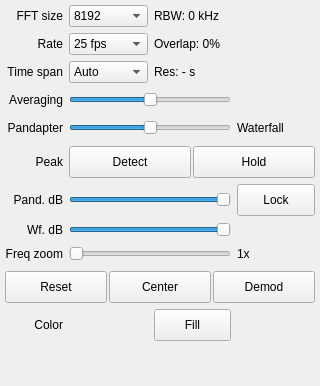
<?xml version="1.0" encoding="UTF-8"?>
<ui version="4.0">
 <class>DockFft</class>
 <widget class="QDockWidget" name="DockFft">
  <property name="geometry">
   <rect>
    <x>0</x>
    <y>0</y>
    <width>320</width>
    <height>386</height>
   </rect>
  </property>
  <property name="sizePolicy">
   <sizepolicy hsizetype="MinimumExpanding" vsizetype="Preferred">
    <horstretch>0</horstretch>
    <verstretch>0</verstretch>
   </sizepolicy>
  </property>
  <property name="minimumSize">
   <size>
    <width>200</width>
    <height>200</height>
   </size>
  </property>
  <property name="maximumSize">
   <size>
    <width>524287</width>
    <height>524287</height>
   </size>
  </property>
  <property name="windowIcon">
   <iconset resource="../icons.qrc">
    <normaloff>:/icons/icons/signal.svg</normaloff>:/icons/icons/signal.svg</iconset>
  </property>
  <property name="toolTip">
   <string>FFT performance and display settings</string>
  </property>
  <property name="allowedAreas">
   <set>Qt::LeftDockWidgetArea|Qt::RightDockWidgetArea</set>
  </property>
  <property name="windowTitle">
   <string>FFT Settings</string>
  </property>
  <widget class="QWidget" name="dockWidgetContents">
   <layout class="QVBoxLayout" name="verticalLayout_2">
    <property name="leftMargin">
     <number>5</number>
    </property>
    <property name="topMargin">
     <number>5</number>
    </property>
    <property name="rightMargin">
     <number>5</number>
    </property>
    <property name="bottomMargin">
     <number>5</number>
    </property>
    <item>
     <widget class="QScrollArea" name="scrollArea">
      <property name="sizePolicy">
       <sizepolicy hsizetype="Preferred" vsizetype="Preferred">
        <horstretch>0</horstretch>
        <verstretch>0</verstretch>
       </sizepolicy>
      </property>
      <property name="frameShape">
       <enum>QFrame::NoFrame</enum>
      </property>
      <property name="frameShadow">
       <enum>QFrame::Sunken</enum>
      </property>
      <property name="horizontalScrollBarPolicy">
       <enum>Qt::ScrollBarAsNeeded</enum>
      </property>
      <property name="sizeAdjustPolicy">
       <enum>QAbstractScrollArea::AdjustToContentsOnFirstShow</enum>
      </property>
      <property name="widgetResizable">
       <bool>true</bool>
      </property>
      <widget class="QWidget" name="scrollAreaWidgetContents">
       <property name="geometry">
        <rect>
         <x>0</x>
         <y>0</y>
         <width>294</width>
         <height>376</height>
        </rect>
       </property>
       <layout class="QVBoxLayout" name="verticalLayout">
        <property name="spacing">
         <number>0</number>
        </property>
        <property name="leftMargin">
         <number>0</number>
        </property>
        <property name="topMargin">
         <number>0</number>
        </property>
        <property name="rightMargin">
         <number>0</number>
        </property>
        <property name="bottomMargin">
         <number>0</number>
        </property>
        <item>
         <layout class="QGridLayout" name="gridLayout">
          <property name="sizeConstraint">
           <enum>QLayout::SetDefaultConstraint</enum>
          </property>
          <property name="leftMargin">
           <number>0</number>
          </property>
          <property name="topMargin">
           <number>0</number>
          </property>
          <property name="rightMargin">
           <number>0</number>
          </property>
          <property name="bottomMargin">
           <number>0</number>
          </property>
          <property name="spacing">
           <number>6</number>
          </property>
          <item row="6" column="1" colspan="2">
           <widget class="ctkRangeSlider" name="pandRangeSlider">
            <property name="sizePolicy">
             <sizepolicy hsizetype="Expanding" vsizetype="Fixed">
              <horstretch>0</horstretch>
              <verstretch>0</verstretch>
             </sizepolicy>
            </property>
            <property name="minimumSize">
             <size>
              <width>0</width>
              <height>0</height>
             </size>
            </property>
            <property name="toolTip">
             <string>Set pandapter dB range</string>
            </property>
            <property name="statusTip">
             <string>Set pandapter dB range</string>
            </property>
            <property name="minimum">
             <number>-160</number>
            </property>
            <property name="maximum">
             <number>0</number>
            </property>
            <property name="orientation">
             <enum>Qt::Horizontal</enum>
            </property>
           </widget>
          </item>
          <item row="8" column="3" rowspan="2">
           <widget class="QLabel" name="zoomLevelLabel">
            <property name="sizePolicy">
             <sizepolicy hsizetype="MinimumExpanding" vsizetype="Preferred">
              <horstretch>0</horstretch>
              <verstretch>0</verstretch>
             </sizepolicy>
            </property>
            <property name="toolTip">
             <string>Current zoom level on the frequency axis</string>
            </property>
            <property name="statusTip">
             <string>Current zoom level on the frequency axis</string>
            </property>
            <property name="text">
             <string>1x</string>
            </property>
            <property name="alignment">
             <set>Qt::AlignLeading|Qt::AlignLeft|Qt::AlignVCenter</set>
            </property>
           </widget>
          </item>
          <item row="5" column="1" colspan="3">
           <layout class="QHBoxLayout" name="horizontalLayout_2" stretch="0,0">
            <property name="spacing">
             <number>2</number>
            </property>
            <property name="sizeConstraint">
             <enum>QLayout::SetDefaultConstraint</enum>
            </property>
            <property name="topMargin">
             <number>1</number>
            </property>
            <property name="bottomMargin">
             <number>0</number>
            </property>
            <item>
             <widget class="QPushButton" name="peakDetectionButton">
              <property name="sizePolicy">
               <sizepolicy hsizetype="MinimumExpanding" vsizetype="Preferred">
                <horstretch>0</horstretch>
                <verstretch>0</verstretch>
               </sizepolicy>
              </property>
              <property name="minimumSize">
               <size>
                <width>50</width>
                <height>32</height>
               </size>
              </property>
              <property name="maximumSize">
               <size>
                <width>16777215</width>
                <height>16777215</height>
               </size>
              </property>
              <property name="toolTip">
               <string>Enable peak detection in FFT</string>
              </property>
              <property name="text">
               <string>Detect</string>
              </property>
              <property name="checkable">
               <bool>true</bool>
              </property>
             </widget>
            </item>
            <item>
             <widget class="QPushButton" name="peakHoldButton">
              <property name="sizePolicy">
               <sizepolicy hsizetype="MinimumExpanding" vsizetype="Preferred">
                <horstretch>0</horstretch>
                <verstretch>0</verstretch>
               </sizepolicy>
              </property>
              <property name="minimumSize">
               <size>
                <width>50</width>
                <height>32</height>
               </size>
              </property>
              <property name="maximumSize">
               <size>
                <width>16777215</width>
                <height>16777215</height>
               </size>
              </property>
              <property name="toolTip">
               <string>Toggle peak hold in FFT</string>
              </property>
              <property name="text">
               <string>Hold</string>
              </property>
              <property name="checkable">
               <bool>true</bool>
              </property>
             </widget>
            </item>
           </layout>
          </item>
          <item row="0" column="0">
           <widget class="QLabel" name="fftSizeLabel">
            <property name="text">
             <string>FFT size</string>
            </property>
            <property name="alignment">
             <set>Qt::AlignRight|Qt::AlignTrailing|Qt::AlignVCenter</set>
            </property>
           </widget>
          </item>
          <item row="4" column="3">
           <widget class="QLabel" name="wfLabel">
            <property name="sizePolicy">
             <sizepolicy hsizetype="MinimumExpanding" vsizetype="Preferred">
              <horstretch>0</horstretch>
              <verstretch>0</verstretch>
             </sizepolicy>
            </property>
            <property name="text">
             <string>Waterfall</string>
            </property>
            <property name="alignment">
             <set>Qt::AlignLeading|Qt::AlignLeft|Qt::AlignVCenter</set>
            </property>
           </widget>
          </item>
          <item row="8" column="1" rowspan="2" colspan="2">
           <widget class="QSlider" name="fftZoomSlider">
            <property name="sizePolicy">
             <sizepolicy hsizetype="MinimumExpanding" vsizetype="Preferred">
              <horstretch>0</horstretch>
              <verstretch>0</verstretch>
             </sizepolicy>
            </property>
            <property name="minimumSize">
             <size>
              <width>0</width>
              <height>22</height>
             </size>
            </property>
            <property name="toolTip">
             <string>Set zoom level on the frequency axis</string>
            </property>
            <property name="statusTip">
             <string>Set zoom level on the frequency axis</string>
            </property>
            <property name="minimum">
             <number>1</number>
            </property>
            <property name="maximum">
             <number>50</number>
            </property>
            <property name="pageStep">
             <number>5</number>
            </property>
            <property name="orientation">
             <enum>Qt::Horizontal</enum>
            </property>
            <property name="invertedAppearance">
             <bool>false</bool>
            </property>
            <property name="invertedControls">
             <bool>false</bool>
            </property>
            <property name="tickPosition">
             <enum>QSlider::NoTicks</enum>
            </property>
           </widget>
          </item>
          <item row="2" column="2" colspan="2">
           <widget class="QLabel" name="wfResLabel">
            <property name="toolTip">
             <string>Waterfall time resolution.</string>
            </property>
            <property name="statusTip">
             <string/>
            </property>
            <property name="text">
             <string>Res: - s</string>
            </property>
           </widget>
          </item>
          <item row="8" column="0" rowspan="2">
           <widget class="QLabel" name="zoomLAbel">
            <property name="toolTip">
             <string>Set zoom level on the frequency axis</string>
            </property>
            <property name="statusTip">
             <string>Set zoom level on the frequency axis</string>
            </property>
            <property name="text">
             <string>Freq zoom</string>
            </property>
            <property name="alignment">
             <set>Qt::AlignRight|Qt::AlignTrailing|Qt::AlignVCenter</set>
            </property>
           </widget>
          </item>
          <item row="3" column="1" colspan="2">
           <widget class="QSlider" name="fftAvgSlider">
            <property name="sizePolicy">
             <sizepolicy hsizetype="MinimumExpanding" vsizetype="Preferred">
              <horstretch>0</horstretch>
              <verstretch>0</verstretch>
             </sizepolicy>
            </property>
            <property name="minimumSize">
             <size>
              <width>0</width>
              <height>22</height>
             </size>
            </property>
            <property name="toolTip">
             <string>FFT averaging gain</string>
            </property>
            <property name="maximum">
             <number>100</number>
            </property>
            <property name="value">
             <number>50</number>
            </property>
            <property name="orientation">
             <enum>Qt::Horizontal</enum>
            </property>
            <property name="invertedAppearance">
             <bool>false</bool>
            </property>
            <property name="invertedControls">
             <bool>false</bool>
            </property>
           </widget>
          </item>
          <item row="11" column="0">
           <widget class="QLabel" name="colorLabel">
            <property name="toolTip">
             <string>Color for the FFT plot</string>
            </property>
            <property name="text">
             <string>Color</string>
            </property>
            <property name="alignment">
             <set>Qt::AlignRight|Qt::AlignTrailing|Qt::AlignVCenter</set>
            </property>
           </widget>
          </item>
          <item row="11" column="1">
           <widget class="QtColorPicker" name="colorPicker">
            <property name="sizePolicy">
             <sizepolicy hsizetype="MinimumExpanding" vsizetype="Preferred">
              <horstretch>0</horstretch>
              <verstretch>0</verstretch>
             </sizepolicy>
            </property>
            <property name="minimumSize">
             <size>
              <width>50</width>
              <height>32</height>
             </size>
            </property>
            <property name="toolTip">
             <string>Click to select color for the FFT plot</string>
            </property>
            <property name="statusTip">
             <string>Click to select color for the FFT plot</string>
            </property>
            <property name="text">
             <string/>
            </property>
            <property name="flat">
             <bool>true</bool>
            </property>
           </widget>
          </item>
          <item row="0" column="1">
           <widget class="QComboBox" name="fftSizeComboBox">
            <property name="enabled">
             <bool>true</bool>
            </property>
            <property name="sizePolicy">
             <sizepolicy hsizetype="MinimumExpanding" vsizetype="Preferred">
              <horstretch>0</horstretch>
              <verstretch>0</verstretch>
             </sizepolicy>
            </property>
            <property name="minimumSize">
             <size>
              <width>0</width>
              <height>0</height>
             </size>
            </property>
            <property name="toolTip">
             <string>&lt;html&gt;Number of FFT points to calculate. Higher values will require more CPU time. This will not influence the number of points on the display since that parameter is adjusted automatically according to the display size.
&lt;/html&gt;</string>
            </property>
            <property name="editable">
             <bool>false</bool>
            </property>
            <property name="currentIndex">
             <number>7</number>
            </property>
            <property name="maxVisibleItems">
             <number>15</number>
            </property>
            <property name="insertPolicy">
             <enum>QComboBox::InsertAlphabetically</enum>
            </property>
            <item>
             <property name="text">
              <string>1048576</string>
             </property>
            </item>
            <item>
             <property name="text">
              <string>524288</string>
             </property>
            </item>
            <item>
             <property name="text">
              <string>262144</string>
             </property>
            </item>
            <item>
             <property name="text">
              <string>131072</string>
             </property>
            </item>
            <item>
             <property name="text">
              <string>65536</string>
             </property>
            </item>
            <item>
             <property name="text">
              <string>32768</string>
             </property>
            </item>
            <item>
             <property name="text">
              <string>16384</string>
             </property>
            </item>
            <item>
             <property name="text">
              <string>8192</string>
             </property>
            </item>
            <item>
             <property name="text">
              <string>4096</string>
             </property>
            </item>
            <item>
             <property name="text">
              <string>3840</string>
             </property>
            </item>
            <item>
             <property name="text">
              <string>2048</string>
             </property>
            </item>
            <item>
             <property name="text">
              <string>1024</string>
             </property>
            </item>
            <item>
             <property name="text">
              <string>768</string>
             </property>
            </item>
            <item>
             <property name="text">
              <string>512</string>
             </property>
            </item>
           </widget>
          </item>
          <item row="6" column="0">
           <widget class="QLabel" name="pandRangeLabel">
            <property name="toolTip">
             <string>Set pandapter dB range</string>
            </property>
            <property name="statusTip">
             <string>Set pandapter dB range</string>
            </property>
            <property name="text">
             <string>Pand. dB</string>
            </property>
            <property name="alignment">
             <set>Qt::AlignRight|Qt::AlignTrailing|Qt::AlignVCenter</set>
            </property>
           </widget>
          </item>
          <item row="4" column="0">
           <widget class="QLabel" name="pandLabel">
            <property name="sizePolicy">
             <sizepolicy hsizetype="Preferred" vsizetype="Preferred">
              <horstretch>0</horstretch>
              <verstretch>0</verstretch>
             </sizepolicy>
            </property>
            <property name="text">
             <string>Pandapter</string>
            </property>
            <property name="alignment">
             <set>Qt::AlignRight|Qt::AlignTrailing|Qt::AlignVCenter</set>
            </property>
           </widget>
          </item>
          <item row="3" column="0">
           <widget class="QLabel" name="fftAvgLabel">
            <property name="sizePolicy">
             <sizepolicy hsizetype="Preferred" vsizetype="Preferred">
              <horstretch>0</horstretch>
              <verstretch>0</verstretch>
             </sizepolicy>
            </property>
            <property name="toolTip">
             <string>FFT averaging gain</string>
            </property>
            <property name="text">
             <string>Averaging</string>
            </property>
            <property name="alignment">
             <set>Qt::AlignRight|Qt::AlignTrailing|Qt::AlignVCenter</set>
            </property>
           </widget>
          </item>
          <item row="1" column="2" colspan="2">
           <widget class="QLabel" name="fftOvrLabel">
            <property name="toolTip">
             <string>FFT buffer overlap between two consecutive FFT calculations.</string>
            </property>
            <property name="text">
             <string>Overlap: 0%</string>
            </property>
            <property name="margin">
             <number>0</number>
            </property>
           </widget>
          </item>
          <item row="7" column="0">
           <widget class="QLabel" name="wfRangeLabel">
            <property name="toolTip">
             <string>Set waterfall dB range</string>
            </property>
            <property name="statusTip">
             <string>Set waterfall dB range</string>
            </property>
            <property name="text">
             <string>Wf. dB</string>
            </property>
            <property name="alignment">
             <set>Qt::AlignRight|Qt::AlignTrailing|Qt::AlignVCenter</set>
            </property>
           </widget>
          </item>
          <item row="2" column="1">
           <widget class="QComboBox" name="wfSpanComboBox">
            <property name="sizePolicy">
             <sizepolicy hsizetype="MinimumExpanding" vsizetype="Preferred">
              <horstretch>0</horstretch>
              <verstretch>0</verstretch>
             </sizepolicy>
            </property>
            <property name="toolTip">
             <string>The vertical time span on the waterfall.</string>
            </property>
            <item>
             <property name="text">
              <string>Auto</string>
             </property>
            </item>
            <item>
             <property name="text">
              <string>5 min</string>
             </property>
            </item>
            <item>
             <property name="text">
              <string>10 min</string>
             </property>
            </item>
            <item>
             <property name="text">
              <string>15 min</string>
             </property>
            </item>
            <item>
             <property name="text">
              <string>20 min</string>
             </property>
            </item>
            <item>
             <property name="text">
              <string>30 min</string>
             </property>
            </item>
            <item>
             <property name="text">
              <string>1 hour</string>
             </property>
            </item>
            <item>
             <property name="text">
              <string>2 hours</string>
             </property>
            </item>
            <item>
             <property name="text">
              <string>5 hours</string>
             </property>
            </item>
            <item>
             <property name="text">
              <string>10 hours</string>
             </property>
            </item>
            <item>
             <property name="text">
              <string>16 hours</string>
             </property>
            </item>
            <item>
             <property name="text">
              <string>24 hours</string>
             </property>
            </item>
            <item>
             <property name="text">
              <string>48 hours</string>
             </property>
            </item>
           </widget>
          </item>
          <item row="1" column="1">
           <widget class="QComboBox" name="fftRateComboBox">
            <property name="sizePolicy">
             <sizepolicy hsizetype="MinimumExpanding" vsizetype="Preferred">
              <horstretch>0</horstretch>
              <verstretch>0</verstretch>
             </sizepolicy>
            </property>
            <property name="minimumSize">
             <size>
              <width>0</width>
              <height>0</height>
             </size>
            </property>
            <property name="toolTip">
             <string>FFT refresh rate</string>
            </property>
            <property name="currentIndex">
             <number>3</number>
            </property>
            <item>
             <property name="text">
              <string>60 fps</string>
             </property>
            </item>
            <item>
             <property name="text">
              <string>50 fps</string>
             </property>
            </item>
            <item>
             <property name="text">
              <string>30 fps</string>
             </property>
            </item>
            <item>
             <property name="text">
              <string>25 fps</string>
             </property>
            </item>
            <item>
             <property name="text">
              <string>20 fps</string>
             </property>
            </item>
            <item>
             <property name="text">
              <string>17 fps</string>
             </property>
            </item>
            <item>
             <property name="text">
              <string>15 fps</string>
             </property>
            </item>
            <item>
             <property name="text">
              <string>10 fps</string>
             </property>
            </item>
            <item>
             <property name="text">
              <string>5 fps</string>
             </property>
            </item>
            <item>
             <property name="text">
              <string>1 fps</string>
             </property>
            </item>
            <item>
             <property name="text">
              <string>0 fps</string>
             </property>
            </item>
           </widget>
          </item>
          <item row="2" column="0">
           <widget class="QLabel" name="label">
            <property name="toolTip">
             <string>The vertical time span on the waterfall.</string>
            </property>
            <property name="statusTip">
             <string/>
            </property>
            <property name="text">
             <string>Time span</string>
            </property>
            <property name="alignment">
             <set>Qt::AlignRight|Qt::AlignTrailing|Qt::AlignVCenter</set>
            </property>
           </widget>
          </item>
          <item row="10" column="0" colspan="4">
           <layout class="QHBoxLayout" name="horizontalLayout" stretch="0,0,0">
            <property name="spacing">
             <number>2</number>
            </property>
            <item>
             <widget class="QPushButton" name="resetButton">
              <property name="sizePolicy">
               <sizepolicy hsizetype="MinimumExpanding" vsizetype="Preferred">
                <horstretch>0</horstretch>
                <verstretch>0</verstretch>
               </sizepolicy>
              </property>
              <property name="minimumSize">
               <size>
                <width>50</width>
                <height>32</height>
               </size>
              </property>
              <property name="maximumSize">
               <size>
                <width>16777215</width>
                <height>16777215</height>
               </size>
              </property>
              <property name="toolTip">
               <string>Reset zoom level to 1x</string>
              </property>
              <property name="text">
               <string>Reset</string>
              </property>
             </widget>
            </item>
            <item>
             <widget class="QPushButton" name="centerButton">
              <property name="sizePolicy">
               <sizepolicy hsizetype="MinimumExpanding" vsizetype="Preferred">
                <horstretch>0</horstretch>
                <verstretch>0</verstretch>
               </sizepolicy>
              </property>
              <property name="minimumSize">
               <size>
                <width>50</width>
                <height>32</height>
               </size>
              </property>
              <property name="maximumSize">
               <size>
                <width>16777215</width>
                <height>16777215</height>
               </size>
              </property>
              <property name="toolTip">
               <string>Center FFT around original center frequency</string>
              </property>
              <property name="text">
               <string>Center</string>
              </property>
             </widget>
            </item>
            <item>
             <widget class="QPushButton" name="demodButton">
              <property name="sizePolicy">
               <sizepolicy hsizetype="MinimumExpanding" vsizetype="Preferred">
                <horstretch>0</horstretch>
                <verstretch>0</verstretch>
               </sizepolicy>
              </property>
              <property name="minimumSize">
               <size>
                <width>50</width>
                <height>32</height>
               </size>
              </property>
              <property name="maximumSize">
               <size>
                <width>16777215</width>
                <height>16777215</height>
               </size>
              </property>
              <property name="toolTip">
               <string>Center FFT around demodulator frequency</string>
              </property>
              <property name="text">
               <string>Demod</string>
              </property>
             </widget>
            </item>
           </layout>
          </item>
          <item row="11" column="2">
           <widget class="QPushButton" name="fillButton">
            <property name="sizePolicy">
             <sizepolicy hsizetype="MinimumExpanding" vsizetype="Preferred">
              <horstretch>0</horstretch>
              <verstretch>0</verstretch>
             </sizepolicy>
            </property>
            <property name="minimumSize">
             <size>
              <width>50</width>
              <height>32</height>
             </size>
            </property>
            <property name="maximumSize">
             <size>
              <width>16777215</width>
              <height>16777215</height>
             </size>
            </property>
            <property name="toolTip">
             <string>Fill the area below the FFT plot with a gradient</string>
            </property>
            <property name="statusTip">
             <string>Fill the area below the FFT plot with a gradient</string>
            </property>
            <property name="text">
             <string>Fill</string>
            </property>
            <property name="checkable">
             <bool>true</bool>
            </property>
           </widget>
          </item>
          <item row="5" column="0">
           <widget class="QLabel" name="peakLabel">
            <property name="text">
             <string>Peak</string>
            </property>
            <property name="alignment">
             <set>Qt::AlignRight|Qt::AlignTrailing|Qt::AlignVCenter</set>
            </property>
           </widget>
          </item>
          <item row="1" column="0">
           <widget class="QLabel" name="fftRateLabel">
            <property name="text">
             <string>Rate</string>
            </property>
            <property name="alignment">
             <set>Qt::AlignRight|Qt::AlignTrailing|Qt::AlignVCenter</set>
            </property>
           </widget>
          </item>
          <item row="7" column="1" colspan="2">
           <widget class="ctkRangeSlider" name="wfRangeSlider">
            <property name="toolTip">
             <string>Set waterfall dB range</string>
            </property>
            <property name="statusTip">
             <string>Set waterfall dB range</string>
            </property>
            <property name="minimum">
             <number>-160</number>
            </property>
            <property name="maximum">
             <number>0</number>
            </property>
            <property name="orientation">
             <enum>Qt::Horizontal</enum>
            </property>
           </widget>
          </item>
          <item row="0" column="2" colspan="2">
           <widget class="QLabel" name="fftRbwLabel">
            <property name="toolTip">
             <string>Resolution bandwidth</string>
            </property>
            <property name="text">
             <string>RBW: 0 kHz</string>
            </property>
           </widget>
          </item>
          <item row="4" column="1" colspan="2">
           <widget class="QSlider" name="fftSplitSlider">
            <property name="sizePolicy">
             <sizepolicy hsizetype="MinimumExpanding" vsizetype="Preferred">
              <horstretch>0</horstretch>
              <verstretch>0</verstretch>
             </sizepolicy>
            </property>
            <property name="minimumSize">
             <size>
              <width>0</width>
              <height>22</height>
             </size>
            </property>
            <property name="toolTip">
             <string>Spatial distribution between pandapter and waterfall</string>
            </property>
            <property name="minimum">
             <number>0</number>
            </property>
            <property name="maximum">
             <number>100</number>
            </property>
            <property name="value">
             <number>50</number>
            </property>
            <property name="orientation">
             <enum>Qt::Horizontal</enum>
            </property>
           </widget>
          </item>
          <item row="12" column="0" colspan="4">
           <spacer name="verticalSpacer">
            <property name="orientation">
             <enum>Qt::Vertical</enum>
            </property>
            <property name="sizeHint" stdset="0">
             <size>
              <width>253</width>
              <height>68</height>
             </size>
            </property>
           </spacer>
          </item>
          <item row="6" column="3">
           <widget class="QPushButton" name="lockButton">
            <property name="enabled">
             <bool>true</bool>
            </property>
            <property name="sizePolicy">
             <sizepolicy hsizetype="MinimumExpanding" vsizetype="Preferred">
              <horstretch>0</horstretch>
              <verstretch>0</verstretch>
             </sizepolicy>
            </property>
            <property name="minimumSize">
             <size>
              <width>50</width>
              <height>32</height>
             </size>
            </property>
            <property name="toolTip">
             <string>Lock panadapter and waterfall sliders together</string>
            </property>
            <property name="statusTip">
             <string>Lock panadapter and waterfall sliders together</string>
            </property>
            <property name="text">
             <string>Lock</string>
            </property>
            <property name="checkable">
             <bool>true</bool>
            </property>
           </widget>
          </item>
         </layout>
        </item>
       </layout>
      </widget>
     </widget>
    </item>
   </layout>
  </widget>
 </widget>
 <customwidgets>
  <customwidget>
   <class>ctkRangeSlider</class>
   <extends>QSlider</extends>
   <header>qtgui/ctk/ctkRangeSlider.h</header>
  </customwidget>
  <customwidget>
   <class>QtColorPicker</class>
   <extends>QPushButton</extends>
   <header>qtgui/qtcolorpicker.h</header>
  </customwidget>
 </customwidgets>
 <resources>
  <include location="../icons.qrc"/>
 </resources>
 <connections/>
</ui>
